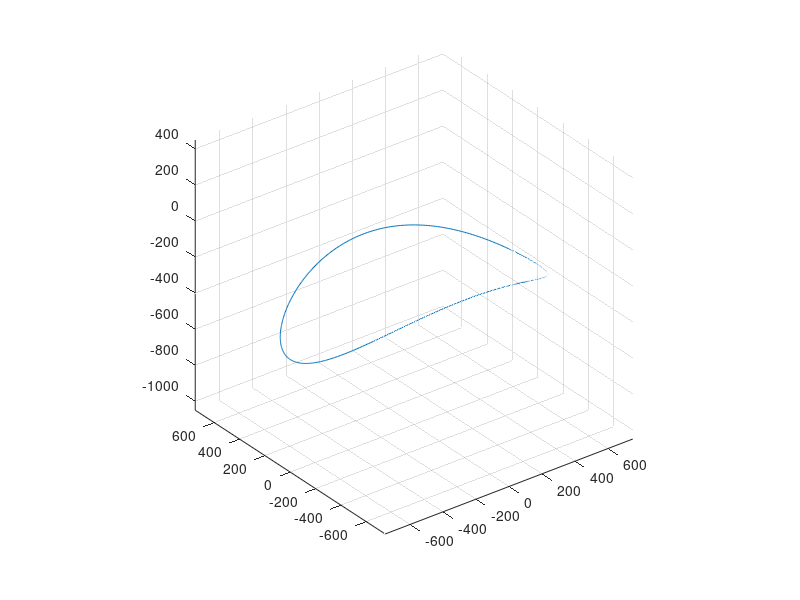

The MATLAB script that drew this image:
clear all
close all
clc


theta = linspace(0,2*pi,500);
x = 750*cos(theta);
y = 400*sin(theta);
z = -300 + -125*cos(2*theta);

figure
plot3(x,y,z)
axis equal
grid on
M = [x',y',z'];

csvwrite('potatochip.csv',M)